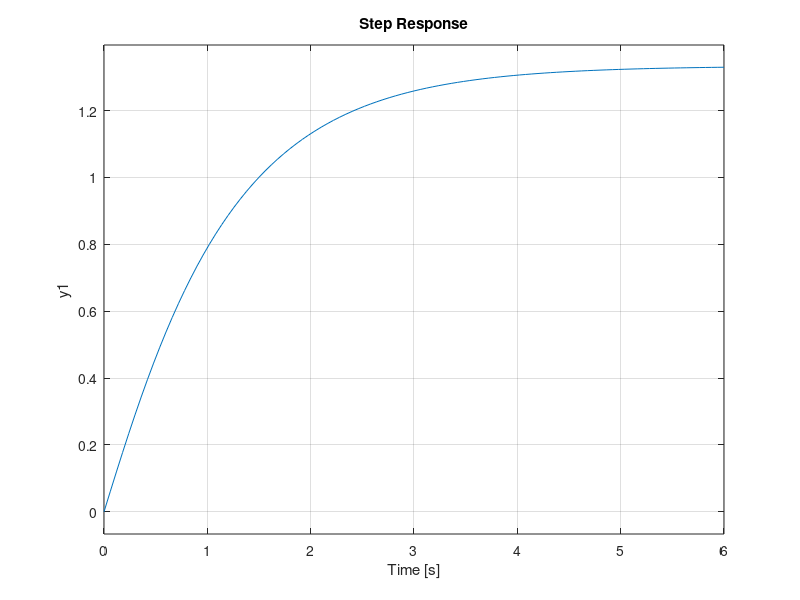
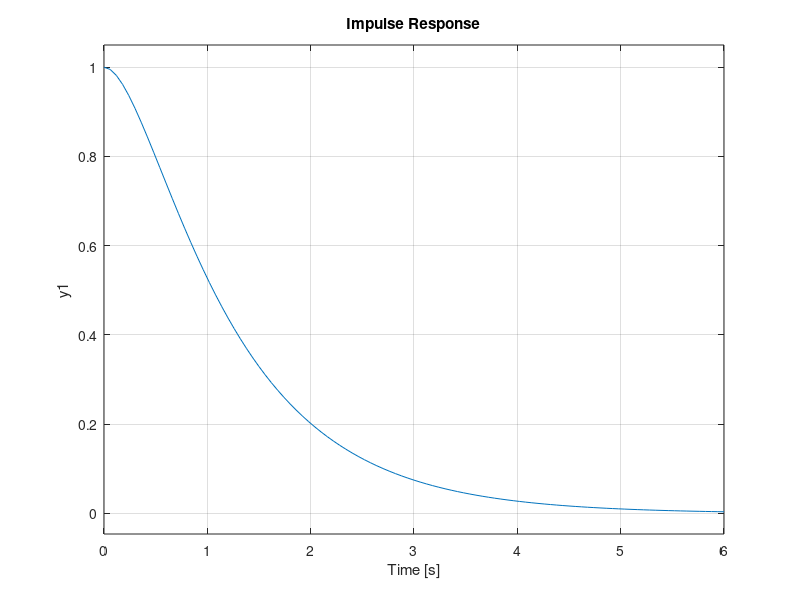
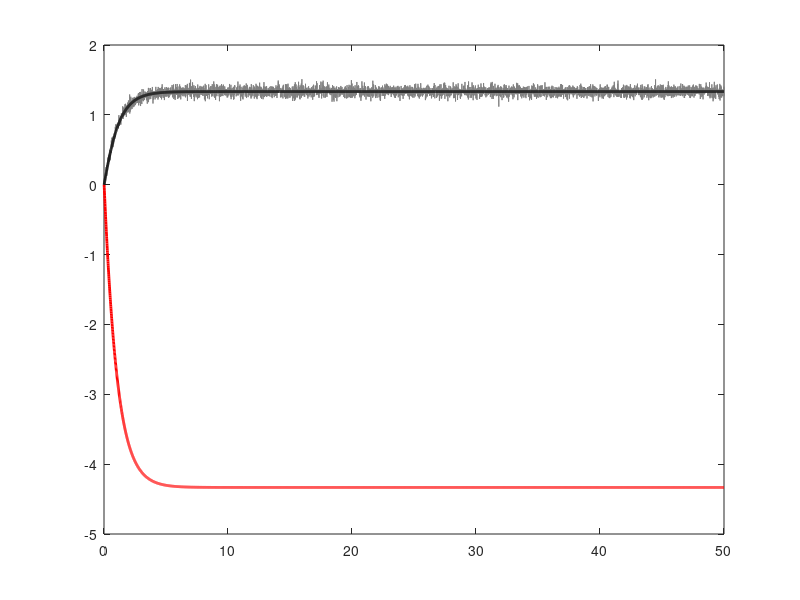

The MATLAB source for these figures, in order: (Note: this script raises an error after producing the figures.)
clear all, close all, clc

%% Q2:
s = tf('s');
G = (s + 4) / (s^2 + 4*s +3)
%a:
figure(1)
step(G)
%b:
figure(2)
impulse(G)

%c:
[A, B, C, D] = tf2ss([1 4], [1 4 3]);
obsv(A, C)
rank(obsv(A, C))

%d:
%C = [1 0]
Baug = [B eye(2) 0*B]; % [u I*wd 0*wn]
Daug = [0 0 0 1];   % D matrix passes noise through
sysC = ss(A,Baug,C,Daug);
%[b, a] = ss2tf(A, Baug, C, Daug);

dt = .01;
t = dt:dt:50;

uDIST = 0*randn(2,size(t,2)); % random disturbance
uNOISE = 0.05*randn(size(t));    % random noise
u = 0*t;
u(1:end) = 1;
uAUG = [u; uDIST; uNOISE];  % input w/ disturbance and noise

[y,t] = lsim(sysC,uAUG,t);         % noisy measurement

figure(3)
plot(t,y,'Color',[.5 .5 .5])
hold on

%e:
Vd = zeros(2);  % disturbance covariance
Vn = 0.05;       % noise covariance

% alternatively, possible to design using "LQR" code
%[Kf,P,E] = lqe(A,eye(2),C,Vd,Vn);  % design Kalman filter
Kf = (lqr(A',C',Vd,Vn))';   

%f:
sysTruth = ss(A,Baug,C,zeros(size(C,1),size(Baug,2)));
sysKF = ss(A-Kf*C,[B Kf],eye(2),0*[B Kf]);  % Kalman filter

[xtrue,t] = lsim(sysTruth,uAUG,t); % true state
[xhat,t] = lsim(sysKF,[u; y'],t);  % state estimate

%figure(4)
plot(t,xhat(:,1),'-','Color','r','LineWidth',2)
hold on
plot(t,xtrue(:,1),'Color',[0 0 0],'LineWidth',2)

%g:
figure(5)
[a, b] = ss2tf(A-Kf*C, [B Kf], eye(2), 0*[B Kf],1);
bode(a,b)